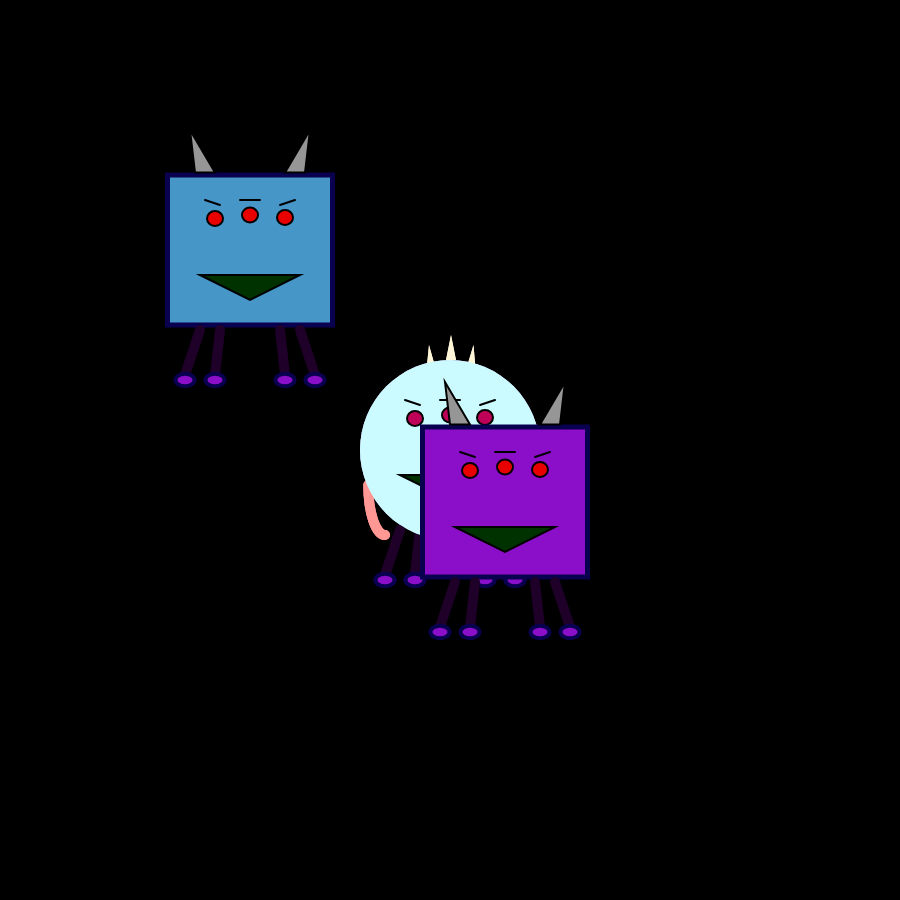
Frame 1 (no input)
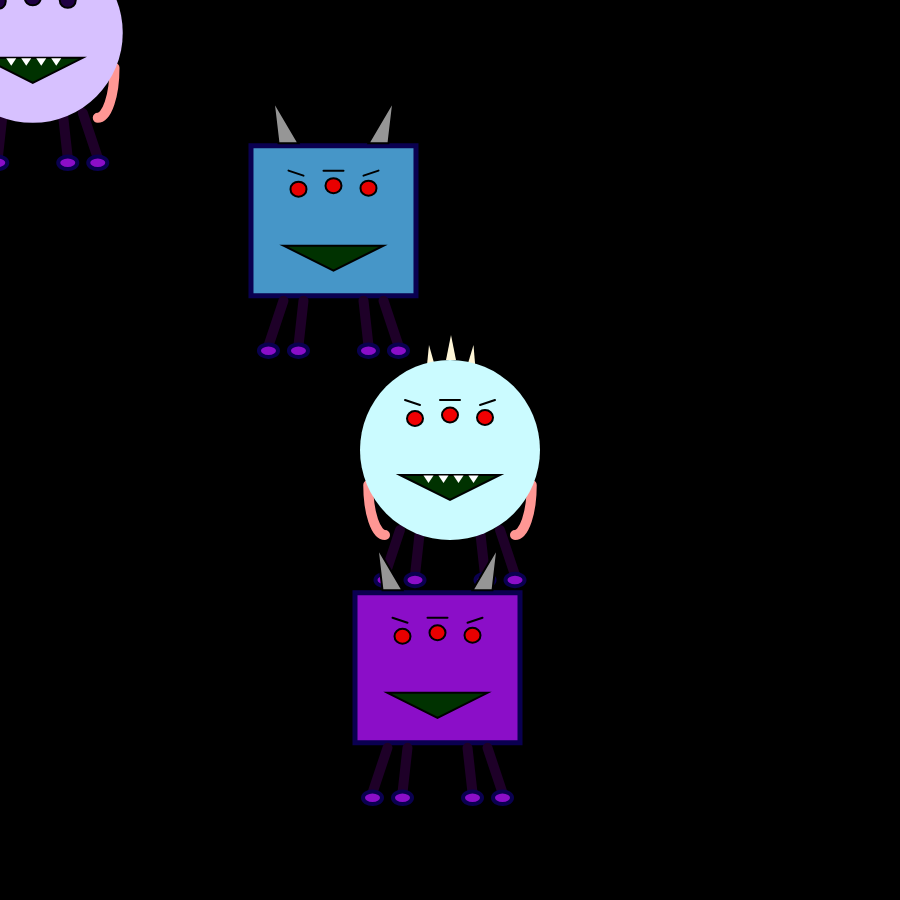
Frame 60 (no input)
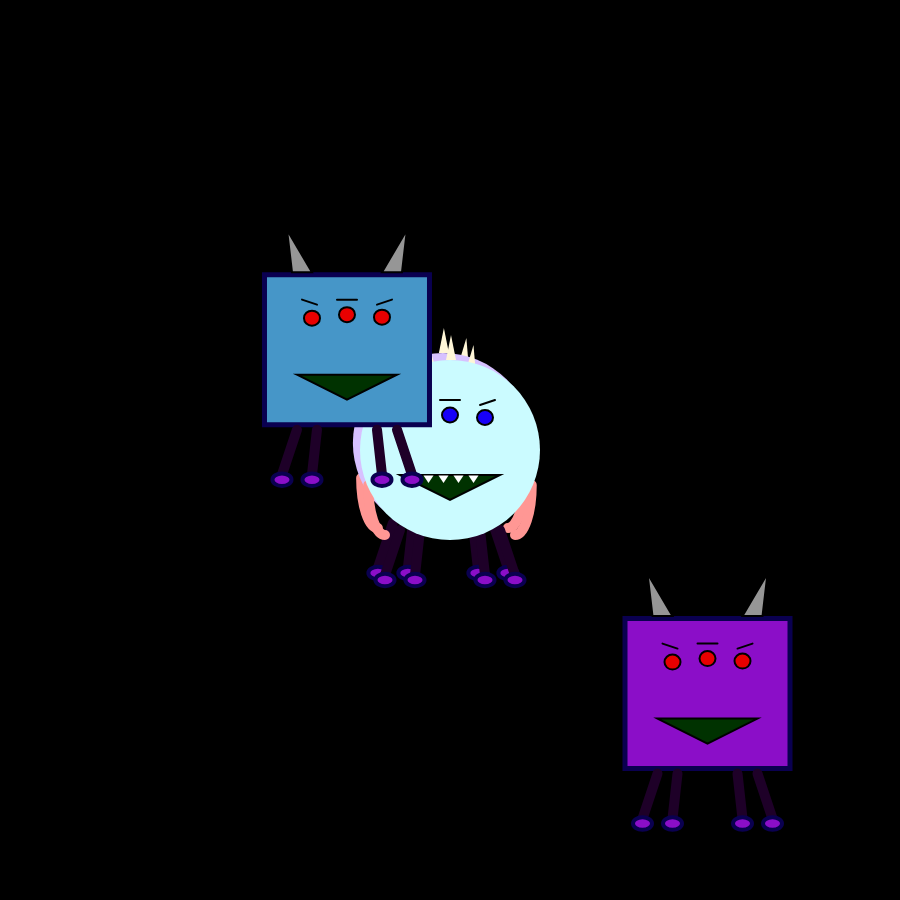
Frame 120 (the mouse pressed at the canvas centre since frame 60)

The p5.js sketch that drew these frames (run headless with seeded random() and noise() and a simulated clock; from frame 60 on, the mouse is pressed at the canvas centre):

// p5.js sketch
// ── sketch.js
var position;
var velocity;

function setup() {
  createCanvas(900, 900);
  bob = new Monster(500, 500);
  jim = new Monster(300, 300);
  bill = new Monster2(700, 700);
  jack = new Monster2(300, 700);

} //end setup

function draw() {
  scale(.5, .5);
  background(0);

  bob.display(215, 193, 255);
  jim.display(203, 251, 255);
  bill.display(position.x, position.y, 70, 150, 200);
  jack.display(position.y * 2, position.x * 2, 139, 14, 200);

  bob.move();
  //jim.repel();

} //end draw
// ── Monster.js
function Monster(xloc, yloc) {
  var x = xloc;
  var y = yloc;
  this.position = createVector(width / 2, height / 2);
  this.velocity = createVector();
  this.acceleration = createVector();
  this.topspeed = 10;

  this.move = function() {
      var m = createVector(mouseX, mouseY);
      this.acceleration = p5.Vector.sub(m, this.position);
      var k = acceleration.mag(.8);

      //stops the moster from moving once it has reached the mouse location
      var pause = p5.Vector.sub(acceleration, this.velocity);
      pause.limit(this.topspeed);
      this.acceleration.add(pause);

      this.velocity.add(this.acceleration);
      this.velocity.limit(this.topspeed);
      this.position.add(this.velocity);
    } //end move
/*
  this.repel = function() {
      var y = createVector(mouseX, mouseY);
      this.acceleration = p5.Vector.add(y, this.position);
      var k = acceleration.mag(.8);

      //stops the moster from moving once it has reached the mouse location
      var pause = p5.Vector.sub(acceleration, this.velocity);
      pause.limit(this.topspeed);
      this.acceleration.add(pause);

      this.velocity.add(this.acceleration);
      this.velocity.limit(this.topspeed);
      this.position.add(this.velocity);
    } //end repel
    */
  this.display = function(r, g, b) { //morphed monster
      x = this.position.x * 2;
      y = this.position.y * 2;
      //legs
      strokeWeight(20);
      stroke(30, 0, 40);
      line(x - 100, y + 160, x - 130, y + 250);
      line(x - 60, y + 160, x - 70, y + 250);
      line(x + 100, y + 160, x + 130, y + 250);
      line(x + 60, y + 160, x + 70, y + 250);

      // feet
      strokeWeight(8);
      fill(139, 14, 200);
      stroke(10, 0, 80);
      ellipse(x - 70, y + 260, 38, 25);
      ellipse(x - 130, y + 260, 38, 25);
      ellipse(x + 130, y + 260, 38, 25);
      ellipse(x + 70, y + 260, 38, 25);

      //top horn, left horn, right horn
      noStroke();
      fill(255, 246, 215);
      triangle(x - 8, y - 180, x + 2, y - 230, x + 12, y - 180);
      triangle(x - 48, y - 150, x - 42, y - 210, x - 28, y - 160);
      triangle(x + 32, y - 160, x + 47, y - 210, x + 52, y - 150);

      //left arm, right arm
      stroke(255, 151, 148);
      strokeWeight(20);
      noFill();
      arc(x + 130, y + 70, 67, 200, 0, PI / 2, OPEN);
      arc(x - 130, y + 70, 67, 200, PI / 2, PI, OPEN);

      // Body
      noStroke();
      fill(r, g, b);
      ellipse(x, y, 360, 360);

      //eyes
      fill(random(255), 0, random(255));
      strokeWeight(4);
      stroke(0);
      ellipse(x, y - 70, 32, 30);
      ellipse(x + 70, y - 65, 32, 30);
      ellipse(x - 70, y - 63, 32, 30);

      //eyebrows
      line(x - 20, y - 100, x + 20, y - 100);
      line(x - 90, y - 100, x - 60, y - 90);
      line(x + 90, y - 100, x + 60, y - 90);

      //mouth
      stroke(0);
      strokeWeight(4);
      fill(0, 50, 0);
      triangle(x - 100, y + 50, x, y + 100, x + 100, y + 50);

      //teeth
      noStroke();
      fill(255);
      triangle(x - 53, y + 51, x - 43, y + 66, x - 33, y + 51);
      triangle(x - 23, y + 51, x - 13, y + 66, x - 3, y + 51);
      triangle(x + 7, y + 51, x + 17, y + 66, x + 27, y + 51);
      triangle(x + 37, y + 51, x + 47, y + 66, x + 57, y + 51);
    } //end display
} // end monster
// ── Monster2.js
function Monster2(xloc, yloc) {
  var x = xloc; //x location of monster
  var y = yloc;//y location of monster
  var r, g, b; //color of monster
  position = createVector(500, 500); //starting point of the monster
  velocity = createVector(2, 5);//
  acceleration= createVector(-.01,.1);
  topspeed= 7;

  this.display = function(x, y, r, g, b) {
      position.add(velocity);
      velocity.add(acceleration);

      if ((position.x > width) || (position.x < 0)) {
        velocity.x*=-1;
      }
      if ((position.y > height) || (position.y < 0)) {
        velocity.y*=-1;
      }

      //body
      //fill(139, 14, 200);
      fill(r, g, b); //yahya
      strokeWeight(10); //yahya
      stroke(10, 0, 80); //yahya
      rectMode(CENTER); //yahya
      rect(x, y, 330, 300); //yahya

      //eyes
      fill(233, 0, 0); //yahya
      stroke(0); //yahya
      strokeWeight(4); //yahya
      ellipseMode(CENTER); //yahya
      ellipse(x, y - 70, 32, 30); //yahya
      ellipse(x + 70, y - 65, 32, 30); //yahya
      ellipse(x - 70, y - 63, 32, 30); //yahya

      //eyebrows
      line(x - 20, y - 100, x + 20, y - 100); //yahya
      line(x - 90, y - 100, x - 60, y - 90); //yahya
      line(x + 90, y - 100, x + 60, y - 90); //yahya

      //mouth
      fill(0, 50, 0); //yahya
      triangle(x - 100, y + 50, x, y + 100, x + 100, y + 50); //yahya

      //horns
      fill(150); //yahya
      triangle(x - 70, y - 155, x - 110, y - 155, x - 120, y - 240); //yahya
      triangle(x + 70, y - 155, x + 110, y - 155, x + 120, y - 240); //yahya

      //legs
      strokeWeight(20); //yahya
      stroke(30, 0, 40); //yahya
      line(x - 100, y + 160, x - 130, y + 250); //yahya
      line(x - 60, y + 160, x - 70, y + 250); //yahya
      line(x + 100, y + 160, x + 130, y + 250); //yahya
      line(x + 60, y + 160, x + 70, y + 250); //yahya

      //feet
      strokeWeight(8); //yahya
      fill(139, 14, 200); //yahya
      stroke(10, 0, 80); //yahya
      ellipse(x - 70, y + 260, 38, 25); //yahya
      ellipse(x - 130, y + 260, 38, 25); //yahya
      ellipse(x + 130, y + 260, 38, 25); //yahya
      ellipse(x + 70, y + 260, 38, 25); //yahya
    } //end display

} //end monster2
